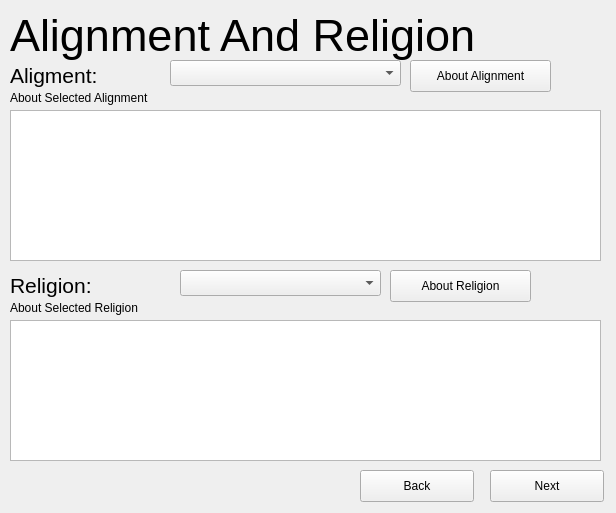
<?xml version="1.0" encoding="UTF-8"?>
<ui version="4.0">
 <class>AlginmentReligion</class>
 <widget class="QWidget" name="AlginmentReligion">
  <property name="geometry">
   <rect>
    <x>0</x>
    <y>0</y>
    <width>616</width>
    <height>513</height>
   </rect>
  </property>
  <property name="windowTitle">
   <string>Form</string>
  </property>
  <widget class="QLabel" name="lblTitle">
   <property name="geometry">
    <rect>
     <x>10</x>
     <y>10</y>
     <width>481</width>
     <height>51</height>
    </rect>
   </property>
   <property name="font">
    <font>
     <family>Arial</family>
     <pointsize>34</pointsize>
    </font>
   </property>
   <property name="text">
    <string>Alignment And Religion</string>
   </property>
  </widget>
  <widget class="QLabel" name="lblAlignment">
   <property name="geometry">
    <rect>
     <x>10</x>
     <y>60</y>
     <width>101</width>
     <height>31</height>
    </rect>
   </property>
   <property name="font">
    <font>
     <family>Arial</family>
     <pointsize>16</pointsize>
    </font>
   </property>
   <property name="text">
    <string>Aligment:</string>
   </property>
  </widget>
  <widget class="QLabel" name="lblAboutReligion">
   <property name="geometry">
    <rect>
     <x>10</x>
     <y>90</y>
     <width>171</width>
     <height>16</height>
    </rect>
   </property>
   <property name="text">
    <string>About Selected Alignment</string>
   </property>
  </widget>
  <widget class="QLabel" name="lblReligion">
   <property name="geometry">
    <rect>
     <x>10</x>
     <y>270</y>
     <width>91</width>
     <height>31</height>
    </rect>
   </property>
   <property name="font">
    <font>
     <family>Arial</family>
     <pointsize>16</pointsize>
    </font>
   </property>
   <property name="text">
    <string>Religion:</string>
   </property>
  </widget>
  <widget class="QLabel" name="lblAboutReligion_2">
   <property name="geometry">
    <rect>
     <x>10</x>
     <y>300</y>
     <width>161</width>
     <height>16</height>
    </rect>
   </property>
   <property name="text">
    <string>About Selected Religion</string>
   </property>
  </widget>
  <widget class="QComboBox" name="cboxAlignment">
   <property name="geometry">
    <rect>
     <x>170</x>
     <y>60</y>
     <width>231</width>
     <height>26</height>
    </rect>
   </property>
  </widget>
  <widget class="QComboBox" name="cboxReligion">
   <property name="geometry">
    <rect>
     <x>180</x>
     <y>270</y>
     <width>201</width>
     <height>26</height>
    </rect>
   </property>
  </widget>
  <widget class="QPushButton" name="btnAboutAlignment">
   <property name="geometry">
    <rect>
     <x>410</x>
     <y>60</y>
     <width>141</width>
     <height>32</height>
    </rect>
   </property>
   <property name="text">
    <string>About Alignment</string>
   </property>
  </widget>
  <widget class="QPushButton" name="btnAboutReligion">
   <property name="geometry">
    <rect>
     <x>390</x>
     <y>270</y>
     <width>141</width>
     <height>32</height>
    </rect>
   </property>
   <property name="text">
    <string>About Religion</string>
   </property>
  </widget>
  <widget class="QTextBrowser" name="textAlignment">
   <property name="geometry">
    <rect>
     <x>10</x>
     <y>110</y>
     <width>591</width>
     <height>151</height>
    </rect>
   </property>
  </widget>
  <widget class="QTextBrowser" name="textReligion">
   <property name="geometry">
    <rect>
     <x>10</x>
     <y>320</y>
     <width>591</width>
     <height>141</height>
    </rect>
   </property>
  </widget>
  <widget class="QPushButton" name="btnNext">
   <property name="geometry">
    <rect>
     <x>490</x>
     <y>470</y>
     <width>114</width>
     <height>32</height>
    </rect>
   </property>
   <property name="text">
    <string>Next</string>
   </property>
  </widget>
  <widget class="QPushButton" name="btnback">
   <property name="geometry">
    <rect>
     <x>360</x>
     <y>470</y>
     <width>114</width>
     <height>32</height>
    </rect>
   </property>
   <property name="text">
    <string>Back</string>
   </property>
  </widget>
 </widget>
 <resources/>
 <connections/>
</ui>
